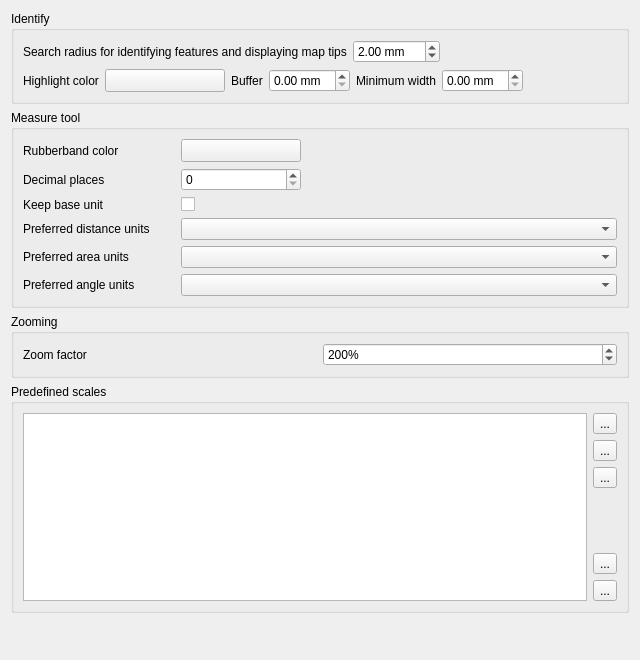
             <widget class="QWidget" name="mOptionsScrollAreaContents_05">
              <property name="geometry">
               <rect>
                <x>0</x>
                <y>0</y>
                <width>640</width>
                <height>660</height>
               </rect>
              </property>
              <layout class="QVBoxLayout" name="verticalLayout_30">
               <item>
                <widget class="QgsCollapsibleGroupBox" name="mIdentifyGroupBox">
                 <property name="title">
                  <string>Identify</string>
                 </property>
                 <layout class="QVBoxLayout" name="verticalLayout_37">
                  <item>
                   <layout class="QHBoxLayout" name="mIdentifyRadiusHorizontalLayout">
                    <item>
                     <widget class="QLabel" name="textLabel1_3">
                      <property name="text">
                       <string>Search radius for identifying features and displaying map tips</string>
                      </property>
                     </widget>
                    </item>
                    <item>
                     <widget class="QDoubleSpinBox" name="spinBoxIdentifyValue">
                      <property name="suffix">
                       <string> mm</string>
                      </property>
                      <property name="maximum">
                       <double>100.000000000000000</double>
                      </property>
                      <property name="singleStep">
                       <double>1.000000000000000</double>
                      </property>
                      <property name="value">
                       <double>2.000000000000000</double>
                      </property>
                     </widget>
                    </item>
                    <item>
                     <spacer name="horizontalSpacer_44">
                      <property name="orientation">
                       <enum>Qt::Horizontal</enum>
                      </property>
                      <property name="sizeHint" stdset="0">
                       <size>
                        <width>40</width>
                        <height>20</height>
                       </size>
                      </property>
                     </spacer>
                    </item>
                   </layout>
                  </item>
                  <item>
                   <layout class="QHBoxLayout" name="mIdentifyHighlightHorizontalLayout">
                    <item>
                     <widget class="QLabel" name="mIdentifyHighlighColorLabel">
                      <property name="text">
                       <string>Highlight color</string>
                      </property>
                     </widget>
                    </item>
                    <item>
                     <widget class="QgsColorButton" name="mIdentifyHighlightColorButton">
                      <property name="sizePolicy">
                       <sizepolicy hsizetype="Fixed" vsizetype="Fixed">
                        <horstretch>0</horstretch>
                        <verstretch>0</verstretch>
                       </sizepolicy>
                      </property>
                      <property name="minimumSize">
                       <size>
                        <width>120</width>
                        <height>0</height>
                       </size>
                      </property>
                      <property name="maximumSize">
                       <size>
                        <width>120</width>
                        <height>16777215</height>
                       </size>
                      </property>
                      <property name="toolTip">
                       <string>&lt;html&gt;&lt;head/&gt;&lt;body&gt;&lt;p&gt;The color used to highlight identified feature. The alpha channel is only used for polygons fill, lines and outlines are fully opaque.&lt;/p&gt;&lt;/body&gt;&lt;/html&gt;</string>
                      </property>
                      <property name="text">
                       <string/>
                      </property>
                     </widget>
                    </item>
                    <item>
                     <widget class="QLabel" name="mIdentifyHighlightBufferLabel">
                      <property name="toolTip">
                       <string/>
                      </property>
                      <property name="text">
                       <string>Buffer</string>
                      </property>
                     </widget>
                    </item>
                    <item>
                     <widget class="QDoubleSpinBox" name="mIdentifyHighlightBufferSpinBox">
                      <property name="toolTip">
                       <string>Lines / outlines buffer in millimeters.</string>
                      </property>
                      <property name="suffix">
                       <string> mm</string>
                      </property>
                     </widget>
                    </item>
                    <item>
                     <widget class="QLabel" name="mIdentifyHighlightMinWidthLabel">
                      <property name="toolTip">
                       <string/>
                      </property>
                      <property name="text">
                       <string>Minimum width</string>
                      </property>
                     </widget>
                    </item>
                    <item>
                     <widget class="QDoubleSpinBox" name="mIdentifyHighlightMinWidthSpinBox">
                      <property name="toolTip">
                       <string>Minimum line / stroke width in millimeters.</string>
                      </property>
                      <property name="suffix">
                       <string> mm</string>
                      </property>
                     </widget>
                    </item>
                    <item>
                     <spacer name="horizontalSpacer_45">
                      <property name="orientation">
                       <enum>Qt::Horizontal</enum>
                      </property>
                      <property name="sizeHint" stdset="0">
                       <size>
                        <width>40</width>
                        <height>20</height>
                       </size>
                      </property>
                     </spacer>
                    </item>
                   </layout>
                  </item>
                 </layout>
                </widget>
               </item>
               <item>
                <widget class="QgsCollapsibleGroupBox" name="groupBox_6">
                 <property name="title">
                  <string>Measure tool</string>
                 </property>
                 <layout class="QGridLayout" name="gridLayout_21">
                  <item row="3" column="0">
                   <widget class="QLabel" name="textLabel1_11">
                    <property name="text">
                     <string>Preferred distance units</string>
                    </property>
                   </widget>
                  </item>
                  <item row="4" column="1" colspan="3">
                   <widget class="QComboBox" name="mAreaUnitsComboBox"/>
                  </item>
                  <item row="3" column="1" colspan="3">
                   <widget class="QComboBox" name="mDistanceUnitsComboBox"/>
                  </item>
                  <item row="2" column="0">
                   <widget class="QLabel" name="label_13">
                    <property name="toolTip">
                     <string>If unchecked large numbers will be converted from m. to km. and from ft. to miles</string>
                    </property>
                    <property name="text">
                     <string>Keep base unit</string>
                    </property>
                   </widget>
                  </item>
                  <item row="1" column="1">
                   <widget class="QSpinBox" name="mDecimalPlacesSpinBox"/>
                  </item>
                  <item row="1" column="0">
                   <widget class="QLabel" name="label_12">
                    <property name="text">
                     <string>Decimal places</string>
                    </property>
                   </widget>
                  </item>
                  <item row="0" column="0">
                   <widget class="QLabel" name="textLabel1_10">
                    <property name="text">
                     <string>Rubberband color</string>
                    </property>
                   </widget>
                  </item>
                  <item row="0" column="2" colspan="2">
                   <spacer>
                    <property name="orientation">
                     <enum>Qt::Horizontal</enum>
                    </property>
                    <property name="sizeHint" stdset="0">
                     <size>
                      <width>191</width>
                      <height>20</height>
                     </size>
                    </property>
                   </spacer>
                  </item>
                  <item row="4" column="0">
                   <widget class="QLabel" name="textLabel1_14">
                    <property name="text">
                     <string>Preferred area units</string>
                    </property>
                   </widget>
                  </item>
                  <item row="2" column="1">
                   <widget class="QCheckBox" name="mKeepBaseUnitCheckBox">
                    <property name="text">
                     <string/>
                    </property>
                   </widget>
                  </item>
                  <item row="5" column="0">
                   <widget class="QLabel" name="mAngleUnitsLabel">
                    <property name="text">
                     <string>Preferred angle units</string>
                    </property>
                   </widget>
                  </item>
                  <item row="5" column="1" colspan="3">
                   <widget class="QComboBox" name="mAngleUnitsComboBox"/>
                  </item>
                  <item row="0" column="1">
                   <widget class="QgsColorButton" name="pbnMeasureColor">
                    <property name="sizePolicy">
                     <sizepolicy hsizetype="Fixed" vsizetype="Fixed">
                      <horstretch>0</horstretch>
                      <verstretch>0</verstretch>
                     </sizepolicy>
                    </property>
                    <property name="minimumSize">
                     <size>
                      <width>120</width>
                      <height>0</height>
                     </size>
                    </property>
                    <property name="maximumSize">
                     <size>
                      <width>120</width>
                      <height>16777215</height>
                     </size>
                    </property>
                    <property name="text">
                     <string/>
                    </property>
                   </widget>
                  </item>
                 </layout>
                </widget>
               </item>
               <item>
                <widget class="QgsCollapsibleGroupBox" name="groupBox_10">
                 <property name="title">
                  <string>Zooming</string>
                 </property>
                 <layout class="QGridLayout" name="_8">
                  <item row="0" column="0">
                   <widget class="QLabel" name="label_3">
                    <property name="text">
                     <string>Zoom factor</string>
                    </property>
                   </widget>
                  </item>
                  <item row="0" column="1">
                   <widget class="QgsSpinBox" name="spinZoomFactor">
                    <property name="toolTip">
                     <string>Specifies the change in zoom level with each move of the mouse wheel.
The bigger the number, the faster zooming with the mouse wheel will be.</string>
                    </property>
                    <property name="suffix">
                     <string>%</string>
                    </property>
                    <property name="minimum">
                     <number>100</number>
                    </property>
                    <property name="maximum">
                     <number>999999999</number>
                    </property>
                    <property name="singleStep">
                     <number>100</number>
                    </property>
                    <property name="value">
                     <number>200</number>
                    </property>
                    <property name="showClearButton" stdset="0">
                     <bool>true</bool>
                    </property>
                   </widget>
                  </item>
                 </layout>
                </widget>
               </item>
               <item>
                <widget class="QgsCollapsibleGroupBox" name="groupBox_15">
                 <property name="title">
                  <string>Predefined scales</string>
                 </property>
                 <layout class="QGridLayout" name="gridLayout_26">
                  <item row="0" column="0">
                   <widget class="QListWidget" name="mListGlobalScales"/>
                  </item>
                  <item row="0" column="1">
                   <layout class="QVBoxLayout" name="verticalLayout_13">
                    <item>
                     <widget class="QToolButton" name="pbnAddScale">
                      <property name="toolTip">
                       <string>Add predefined scale</string>
                      </property>
                      <property name="text">
                       <string>...</string>
                      </property>
                      <property name="icon">
                       <iconset resource="../../images/images.qrc">
                        <normaloff>:/images/themes/default/symbologyAdd.svg</normaloff>:/images/themes/default/symbologyAdd.svg</iconset>
                      </property>
                     </widget>
                    </item>
                    <item>
                     <widget class="QToolButton" name="pbnRemoveScale">
                      <property name="toolTip">
                       <string>Remove selected</string>
                      </property>
                      <property name="text">
                       <string>...</string>
                      </property>
                      <property name="icon">
                       <iconset resource="../../images/images.qrc">
                        <normaloff>:/images/themes/default/symbologyRemove.svg</normaloff>:/images/themes/default/symbologyRemove.svg</iconset>
                      </property>
                     </widget>
                    </item>
                    <item>
                     <widget class="QToolButton" name="pbnDefaultScaleValues">
                      <property name="toolTip">
                       <string>Reset to default scales</string>
                      </property>
                      <property name="text">
                       <string>...</string>
                      </property>
                      <property name="icon">
                       <iconset resource="../../images/images.qrc">
                        <normaloff>:/images/themes/default/mActionUndo.svg</normaloff>:/images/themes/default/mActionUndo.svg</iconset>
                      </property>
                     </widget>
                    </item>
                    <item>
                     <spacer name="verticalSpacer_7">
                      <property name="orientation">
                       <enum>Qt::Vertical</enum>
                      </property>
                      <property name="sizeHint" stdset="0">
                       <size>
                        <width>20</width>
                        <height>40</height>
                       </size>
                      </property>
                     </spacer>
                    </item>
                    <item>
                     <widget class="QToolButton" name="pbnImportScales">
                      <property name="toolTip">
                       <string>Import from file</string>
                      </property>
                      <property name="text">
                       <string>...</string>
                      </property>
                      <property name="icon">
                       <iconset resource="../../images/images.qrc">
                        <normaloff>:/images/themes/default/mActionFileOpen.svg</normaloff>:/images/themes/default/mActionFileOpen.svg</iconset>
                      </property>
                     </widget>
                    </item>
                    <item>
                     <widget class="QToolButton" name="pbnExportScales">
                      <property name="toolTip">
                       <string>Export to file</string>
                      </property>
                      <property name="text">
                       <string>...</string>
                      </property>
                      <property name="icon">
                       <iconset resource="../../images/images.qrc">
                        <normaloff>:/images/themes/default/mActionFileSave.svg</normaloff>:/images/themes/default/mActionFileSave.svg</iconset>
                      </property>
                     </widget>
                    </item>
                   </layout>
                  </item>
                 </layout>
                </widget>
               </item>
               <item>
                <spacer name="verticalSpacer_3">
                 <property name="orientation">
                  <enum>Qt::Vertical</enum>
                 </property>
                 <property name="sizeHint" stdset="0">
                  <size>
                   <width>20</width>
                   <height>40</height>
                  </size>
                 </property>
                </spacer>
               </item>
              </layout>
             </widget>
